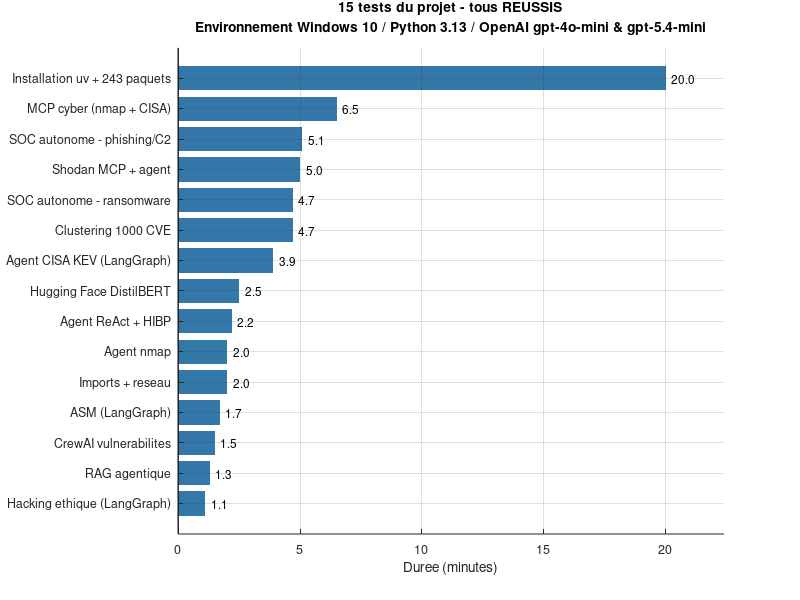
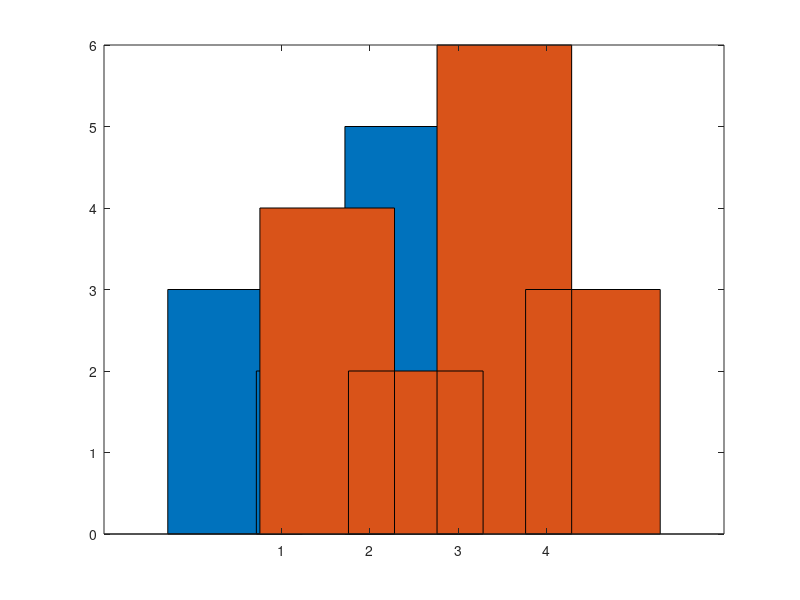

These charts were generated, in order, by the following MATLAB code: (Note: this script raises an error after producing the figures.)
% ============================================================
% generer_graphiques.m - PROJET SOC AUTONOME (DeepAgents)
% Genere les graphiques du depot GitHub a partir des resultats
% de tests reels (11/11 familles reussies + 2 scenarios SOC).
% Execution (Windows, batch) :
%   matlab -softwareopengl -nosplash -batch "run('...generer_graphiques.m')"
% Sorties : graphiques/*.png (resolution 150 dpi)
% ============================================================
try
    close all; clc;
    outDir = fullfile(pwd, 'graphiques');
    if ~exist(outDir, 'dir'); mkdir(outDir); end

    %% ------------------------------------------------------------------
    %  GRAPHIQUE 1 : Durees des 15 tests du projet (tous REUSSIS)
    %  ------------------------------------------------------------------
    tests = { ...
        'Installation uv + 243 paquets',        20.0; ...
        'Imports + reseau',                      2.0; ...
        'Hugging Face DistilBERT',               2.5; ...
        'Clustering 1000 CVE',                   4.7; ...
        'Agent ReAct + HIBP',                    2.2; ...
        'SOC autonome - phishing/C2',            5.1; ...
        'Agent nmap',                            2.0; ...
        'RAG agentique',                         1.3; ...
        'MCP cyber (nmap + CISA)',               6.5; ...
        'Shodan MCP + agent',                    5.0; ...
        'CrewAI vulnerabilites',                 1.5; ...
        'Agent CISA KEV (LangGraph)',            3.9; ...
        'Hacking ethique (LangGraph)',           1.1; ...
        'ASM (LangGraph)',                       1.7; ...
        'SOC autonome - ransomware',             4.7};
    noms  = tests(:,1);
    durees = cell2mat(tests(:,2));
    [dureesTri, idx] = sort(durees, 'ascend');
    nomsTri = noms(idx);

    fig = figure('Visible','off','Color','w','Position',[50 50 1000 620]);
    barh(dureesTri, 'FaceColor', [0.20 0.47 0.66], 'EdgeColor','none');
    set(gca, 'YTick', 1:numel(nomsTri), 'YTickLabel', nomsTri, 'FontSize', 9);
    xlabel('Duree (minutes)'); grid on; box off;
    title({'15 tests du projet - tous REUSSIS', 'Environnement Windows 10 / Python 3.13 / OpenAI gpt-4o-mini & gpt-5.4-mini'});
    for k = 1:numel(dureesTri)
        text(dureesTri(k)+0.25, k, sprintf('%.1f', dureesTri(k)), 'FontSize', 8.5);
    end
    xlim([0 max(dureesTri)*1.12]);
    print(fig, fullfile(outDir,'durees_tests_projet.png'), '-dpng', '-r150');
    close(fig);

    %% ------------------------------------------------------------------
    %  GRAPHIQUE 2 : Comparaison des deux scenarios SOC
    %  ------------------------------------------------------------------
    cats = {'Alertes reelles', 'Alertes bruit', 'Actions stagees', 'Indicateurs bloques'};
    s1 = [3 2 5 0];   % phishing/C2
    s2 = [4 2 6 3];   % ransomware+exfiltration
    fig = figure('Visible','off','Color','w','Position',[50 50 950 470]);
    b = bar([s1; s2]', 1.6);
    b(1).FaceColor = [0.85 0.55 0.20]; b(1).EdgeColor='none';
    b(2).FaceColor = [0.75 0.15 0.15]; b(2).EdgeColor='none';
    set(gca, 'XTickLabel', cats, 'FontSize', 9.5); grid on; box off;
    legend({'Scenario 1 : phishing/C2 (High, confiance Moyenne-Faible)', ...
            'Scenario 2 : ransomware+exfiltration (Critical/P1, confiance Elevee)'}, ...
           'Location','northwest','FontSize',8.5);
    ylabel('Nombre'); title('Adaptation de l''agent SOC a deux incidents differents (meme architecture)');
    for g = 1:2
        for k = 1:4
            text(k + (g-1)*0.28 - 0.14, b(g).YData(k)+0.12, num2str(b(g).YData(k)), ...
                 'HorizontalAlignment','center','FontSize',9,'FontWeight','bold');
        end
    end
    ylim([0 max([s1 s2])*1.25]);
    print(fig, fullfile(outDir,'comparaison_scenarios_soc.png'), '-dpng', '-r150');
    close(fig);

    %% ------------------------------------------------------------------
    %  GRAPHIQUE 3 : Architecture du systeme (superviseur + 5 sous-agents)
    %  ------------------------------------------------------------------
    fig = figure('Visible','off','Color','w','Position',[50 50 1050 620]);
    ax = axes('Position',[0 0 1 1]); axis off; hold on;
    xlim([0 10]); ylim([0 7]);

    % Analyste humain (haut)
    drawBox(4.0, 6.1, 2.0, 0.75, [0.95 0.95 0.55], 'Analyste SOC (humain)', 10);
    % Superviseur
    drawBox(3.6, 4.9, 2.8, 0.85, [0.20 0.47 0.66], {'SOC Superviseur (DeepAgents)', 'planifie - delegue - synthetise'}, 9);
    arrow(5.0, 6.1, 5.0, 5.75);

    % 5 sous-agents (phases)
    phases = {'1. Triage', '2. Enrichissement', '3. Investigation', '4. Correlation', '5. Reponse'};
    outils = {'file alertes', 'CMDB + annuaire + threat intel', 'logs SIEM + arbre process', 'alertes liees + IOCs', 'isolate / disable / block'};
    for k = 1:5
        x = 0.35 + (k-1)*1.92;
        drawBox(x, 2.9, 1.72, 1.05, [0.85 0.91 0.96], {phases{k}}, 8.5);
        text(x+0.86, 2.62, outils{k}, 'FontSize', 6.8, 'HorizontalAlignment','center', 'Color',[0.3 0.3 0.3]);
        arrow(5.0, 4.9, x+0.86, 3.98);
    end

    % Environnement simule (bas)
    drawBox(0.35, 0.9, 5.6, 0.9, [0.92 0.92 0.92], {'Environnement SIMULE (en memoire)', 'alertes - CMDB - annuaire - threat intel - logs SIEM'}, 8.5);
    % Actions stagees -> approbation
    drawBox(6.6, 0.9, 3.0, 0.9, [0.98 0.80 0.80], {'Actions STAGEES', 'PENDING HUMAN APPROVAL'}, 9);
    arrow(7.4, 2.9, 7.4, 1.85);
    arrow(3.9, 1.35, 6.6, 1.35);

    % Boite a outils communs
    text(5.0, 0.35, 'Outils = fonctions Python documentees (moindre privilege par sous-agent) - modele : gpt-5.4-mini', ...
         'FontSize', 8, 'HorizontalAlignment','center', 'Color',[0.35 0.35 0.35]);
    title('Architecture : superviseur + 5 sous-agents phases (DeepAgents)', 'FontSize', 12);
    print(fig, fullfile(outDir,'architecture_soc.png'), '-dpng', '-r150');
    close(fig);

    %% ------------------------------------------------------------------
    %  GRAPHIQUE 4 : Timeline de la chaine d'attaque ransomware
    %  ------------------------------------------------------------------
    ev = { ...
        '02:14', 'Compromission VPN rwilliams',      'Acces initial'; ...
        '02:20', 'Creation compte pirate svc_backup2', 'Persistance'; ...
        '02:22', 'Ajout au groupe Domain Admins',     'Elevation privileges'; ...
        '02:31', 'RDP sur SRV-FIN01',                 'Mouvement lateral'; ...
        '02:38', 'vssadmin delete shadows /all',      'Anti-restauration'; ...
        '02:41', 'ransom.exe : 14 283 fichiers .locked', 'Impact'; ...
        '02:45', 'Note de rancon deposée',            'Impact'; ...
        '02:52', 'Exfiltration 2,3 Go -> megafile-upload.top', 'Exfiltration'; ...
        '02:58', 'Beacon C2 -> 45.133.1.208:443',     'Command & Control'};
    t0 = 120; % minutes depuis minuit -> base 02:00
    minutes = zeros(size(ev,1),1);
    for k = 1:size(ev,1)
        parts = sscanf(ev{k,1}, '%d:%d');
        minutes(k) = parts(1)*60 + parts(2) - t0;
    end
    tactique = ev(:,3);
    tactiqueKeys = {'Acces initial','Persistance','Elevation privileges','Mouvement lateral', ...
        'Anti-restauration','Impact','Exfiltration','Command & Control'};
    tactiqueVals = {[0.55 0.30 0.10], [0.60 0.40 0.70], [0.80 0.45 0.10], [0.10 0.55 0.45], ...
        [0.45 0.45 0.45], [0.80 0.10 0.10], [0.85 0.55 0.10], [0.50 0.10 0.55]};
    cols = containers.Map(tactiqueKeys, tactiqueVals);

    fig = figure('Visible','off','Color','w','Position',[50 50 1180 640]);
    hold on;
    % Etiquettes alternees (2 etages) pour eviter les chevauchements
    descs = {'Compromission VPN rwilliams', 'Compte pirate svc_backup2 cree', ...
             'Ajout aux Domain Admins', 'RDP sur SRV-FIN01', ...
             'vssadmin delete shadows', '14 283 fichiers chiffres .locked', ...
             'Note de rancon', 'Exfiltration 2,3 Go', 'Beacon C2'};
    for k = 1:size(ev,1)
        c = cols(tactique{k});
        scatter(minutes(k), 1, 300, c, 'filled', 'MarkerEdgeColor','k');
        et = mod(k-1, 2);  % 0 = etage haut, 1 = etage bas
        if et == 0
            text(minutes(k), 1.16, ev{k,1}, 'FontSize', 8.5, 'HorizontalAlignment','center', 'FontWeight','bold');
            text(minutes(k), 0.86, descs{k}, 'FontSize', 7.4, 'HorizontalAlignment','center');
            text(minutes(k), 0.70, tactique{k}, 'FontSize', 7.0, 'HorizontalAlignment','center', 'Color', c, 'FontWeight','bold');
            plot([minutes(k) minutes(k)], [1.03 1.12], '-', 'Color', c, 'LineWidth', 0.8);
            plot([minutes(k) minutes(k)], [0.93 0.84], '-', 'Color', c, 'LineWidth', 0.8);
        else
            text(minutes(k), 1.44, ev{k,1}, 'FontSize', 8.5, 'HorizontalAlignment','center', 'FontWeight','bold');
            text(minutes(k), 0.30, descs{k}, 'FontSize', 7.4, 'HorizontalAlignment','center');
            text(minutes(k), 0.14, tactique{k}, 'FontSize', 7.0, 'HorizontalAlignment','center', 'Color', c, 'FontWeight','bold');
            plot([minutes(k) minutes(k)], [1.03 1.40], '-', 'Color', c, 'LineWidth', 0.8);
            plot([minutes(k) minutes(k)], [0.93 0.36], '-', 'Color', c, 'LineWidth', 0.8);
        end
    end
    plot([minutes(1)-3 minutes(end)+3], [1 1], '-', 'Color', [0.7 0.7 0.7], 'LineWidth', 1.4);
    set(gca, 'XTick', minutes, 'XTickLabel', ev(:,1), 'FontSize', 8.5);
    xlim([min(minutes)-6 max(minutes)+6]); ylim([-0.05 1.60]); axis off;
    title({'Chaine d''attaque ransomware + exfiltration reconstruite par l''agent', 'Scenario 2 - SRV-FIN01 (Finance, donnees restreintes) - duree d''attaque : 44 minutes'}, 'FontSize', 11);
    print(fig, fullfile(outDir,'chaine_attaque_ransomware.png'), '-dpng', '-r150');
    close(fig);

    disp('GRAPHIQUES GENERES : durees_tests_projet, comparaison_scenarios_soc, architecture_soc, chaine_attaque_ransomware');
catch e
    disp(getReport(e, 'extended'));
    exit(1);
end

% ---------- fonction locale : boite + fleche ----------
function drawBox(x, y, w, h, color, lines, fs)
    rectangle('Position',[x y w h], 'FaceColor', color, 'EdgeColor', [0.3 0.3 0.3], 'LineWidth', 1, 'Curvature', 0.08);
    if ischar(lines); lines = {lines}; end
    n = numel(lines);
    for i = 1:n
        text(x+w/2, y+h/2 + (n+1-i)*0.14 - 0.14*h, lines{i}, ...
             'FontSize', fs, 'HorizontalAlignment','center', 'VerticalAlignment','middle', 'FontWeight','bold');
    end
end

function arrow(x1, y1, x2, y2)
    annotation('arrow', 'HeadStyle','vback2', 'HeadWidth', 8, 'HeadLength', 8, ...
        'X', [x1 x2]/10, 'Y', [y1 y2]/7, 'Color', [0.25 0.25 0.25], 'LineWidth', 1.2);
end
